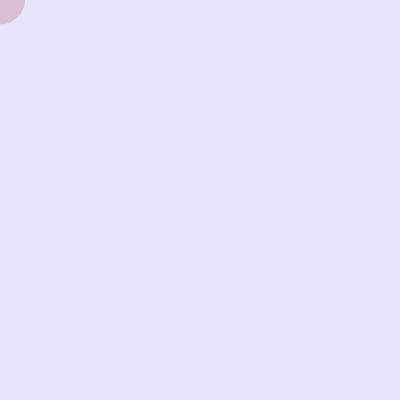
Frame 1 (no input)
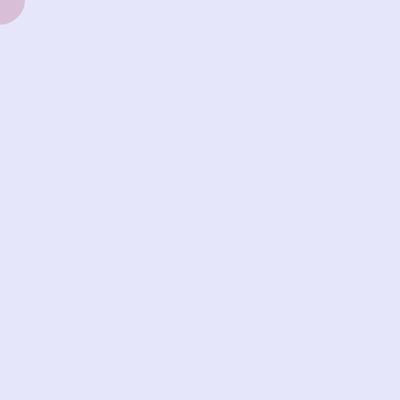
Frame 60 (no input)
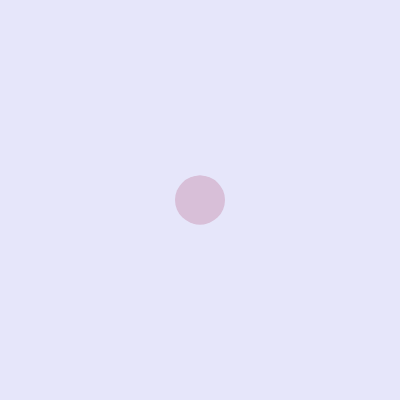
Frame 120 (the mouse pressed at the canvas centre since frame 60)

The p5.js sketch that drew these frames (run headless with seeded random() and noise() and a simulated clock; from frame 60 on, the mouse is pressed at the canvas centre):

// p5.js sketch
// ── sketch.js
function setup() {
  createCanvas(400, 400);
}

function draw() {
  background(230, 230, 250);
  noStroke();
  ellipse (mouseX, mouseY, 40, 49)
  fill(216,191,216)
  ellipse(mouseY, mouseX, 50, 49)
}
